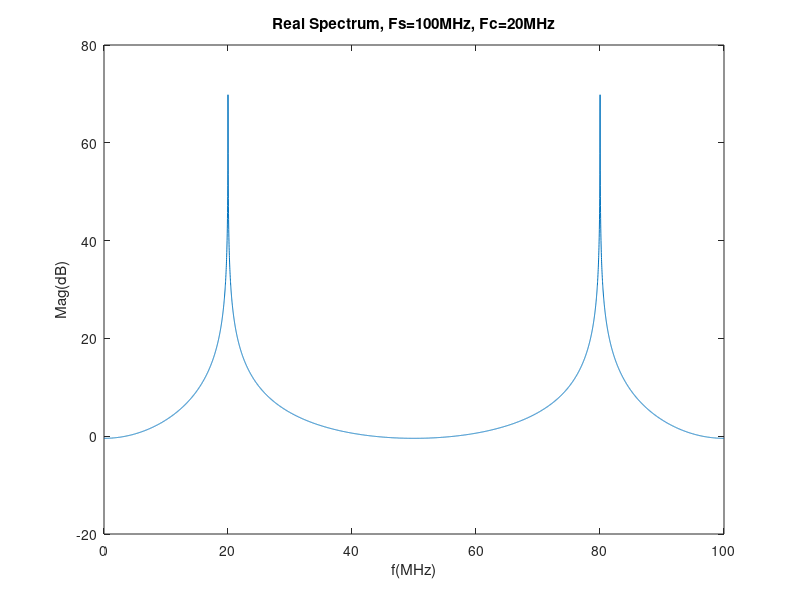
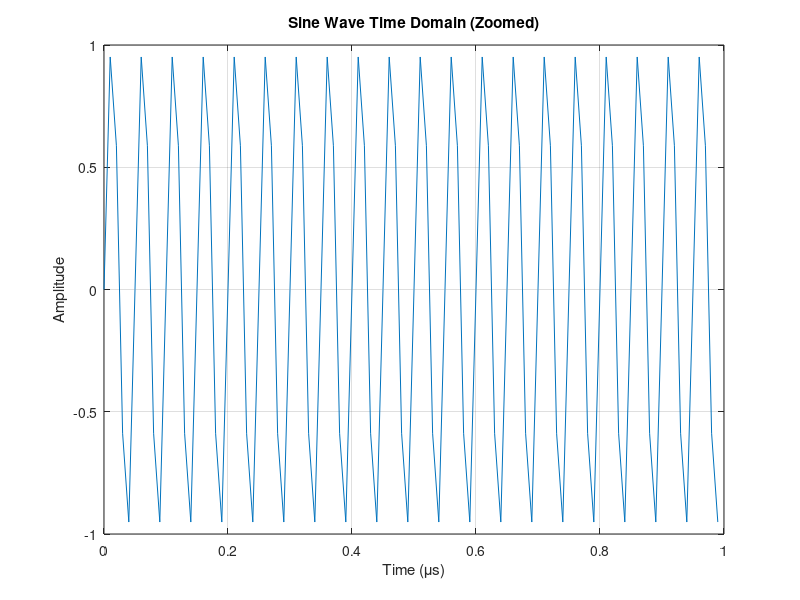

Reproduce these figures in MATLAB, in order. (Note: this script raises an error after producing the figures.)
clear;
Fs=100e6;
dt=1/Fs;
N=1024;
t=dt.*(0:8*N-1); % multiply by 8
Fc=20e6;

% real fft
x=sin(2*pi*Fc.*t);
X=fft(x);
Xmag_dB=20*log10(abs(X));
% f=linspace(0,Fs/1e6,N);
f = linspace(0, Fs/1e6, length(Xmag_dB)); 
plot(f,Xmag_dB);
title('Real Spectrum, Fs=100MHz, Fc=20MHz');
xlabel('f(MHz)');ylabel('Mag(dB)');

% optionally plotting sin
figure;
plot(t(1:100)*1e6, x(1:100)); % Time in microseconds
title('Sine Wave Time Domain (Zoomed)');
xlabel('Time (\mus)');
ylabel('Amplitude');
grid on;


A = 1000; 
x_vadc = round(A * x);

fid = fopen("fft_input.txt", "wt");
    fprintf(fid, "%d\n", x_vadc);
fclose(fid);

% write to input fft file
gen_vadc_pkg(x_vadc)
